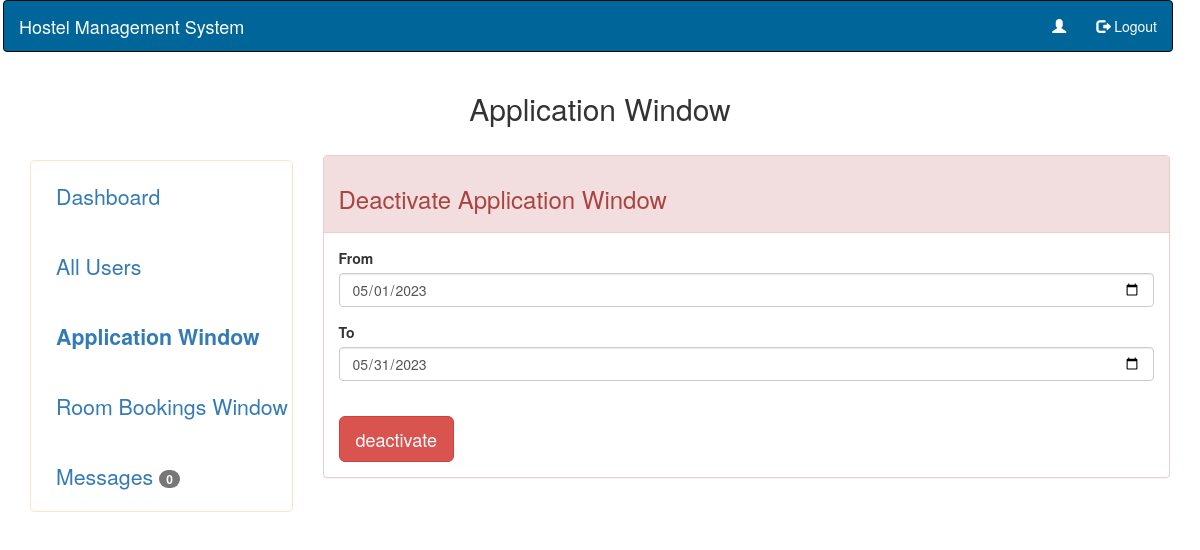
Screenshot of /Admin/applicationWindow.php with the database file from the repository.
### tables this page shows
CREATE TABLE `applicationperiod` (
  `openingDate` date DEFAULT NULL,
  `closingDate` date DEFAULT NULL,
  `status` varchar(32) DEFAULT NULL
);

### Admin/applicationWindow.php (the view, shortened to what this page needs)
<?php
	require "../dbs/connect.php";
	$regNo=$_SESSION["user"];
	$btnLabel="activate";
	$label="Activate Application Window";
	$period=$conn->query("SELECT * FROM ApplicationPeriod") or die($conn->error);
	$appPeriod=$period->fetch_assoc();
	if($appPeriod["status"]=="Open"){
		$btnLabel="deactivate";
		$label="Deactivate Application Window";
	}
?>
<!DOCTYPE html>
<html lang="en">
<head>
	<link rel="stylesheet" type="text/css" href="../bootstrap/css/bootstrap.min.css">
	<link rel="stylesheet" type="text/css" href="../bootstrap/css/font-awesome.css">
	<link rel="stylesheet" type="text/css" href="../bootstrap/css/style.css">
</head>
<body>
	<main class="container-fluid">
		 <nav class="navbar navbar-inverse" style="width:100%;margin-left: -12px; background-color: #006699;">
		  <div class="container-fluid">
		    <div class="navbar-header">
		      <a class="navbar-brand" href="#" style="color: white;">Hostel Management System</a>
		    </div>
		    <ul class="nav navbar-nav navbar-right">
		      <li><a href="students/register.php" style="color: white;"><span class="glyphicon glyphicon-user"></span> <?php
		      $user=$_SESSION["user"];
		      $results=$conn->query("SELECT * FROM Users WHERE username='$user'") or die($conn->error);
		      $row=$results->fetch_assoc();
		       echo $row["firstname"]. " ".$row["surname"];  ?></a></li>
		      <li><a href="../common/logout.php" style="color: white;"><span class="glyphicon glyphicon-log-out"></span> Logout</a></li>
		    </ul>
		  </div>
		</nav>
		<section class="container-fluid">
			<div class="row">
				<div class="col-md-12">
					<center><h2>Application Window</h2></center>
				</div>
			</div>
			<div class="row">
				<div class="col-md-3" style="border: solid black red;">
				<div class="side-nav" style="border: solid black red;">
					<ul>
					<li><a href="dashboard.php">Dashboard</a></li>
					<li class="active"><a href="users.php">All Users</a></li>
					  <li><a href="applicationWindow.php" ><b>Application Window</b></a></li>
					   <li><a href="roomBookingWindow.php" >Room Bookings Window</a></li>
					  <li><a href="messages.php">Messages
					  	<?php
					  		$unreadMessages=$conn->query("SELECT COUNT(message) AS noOfUnreadMessages FROM Message WHERE reg_no='$regNo' AND viewed='0'") or die("Messages Could not be viewd<br>".$conn->error);
					  		if (($unreadMessages->num_rows)>=1) {
					  			$unreadMessage=$unreadMessages->fetch_assoc();
					  			echo "<span class='badge' id='note'>".$unreadMessage["noOfUnreadMessages"]."</span>";
					  		}
					  		else{
					  			echo "<script>
					  			document.getElementById('note').style.display='none';
					  			</script>";
					  		}
					  	 ?>
					  </a></li>
					</ul>
				</div>
				</div>
				<div class="col-md-9">
					<br>
					<div class="panel panel-danger">
						<div class="panel-heading"><h3><?php echo $label; ?></h3></div>
						<div class="panel-body">
							<form method="post" action="<?php echo $_SERVER['PHP_SELF']; ?>">
								<div class="form-group">
									<label>From</label>
									<input type="date" name="openingDate" class="form-control" value="<?php echo $appPeriod["openingDate"]; ?>">
								</div>
								<div class="form-group">
									<label>To</label>
									<input type="date" name="closingDate" class="form-control" value="<?php echo $appPeriod["closingDate"]; ?>">
								</div>
								<br>
								<button name="<?php echo $btnLabel; ?>" value="<?php echo $btnLabel; ?>" class="btn btn-danger btn-lg"><?php echo $btnLabel; ?></button>
							</form>
						</div>
					</div>
				</div>
			</div>
		</section>
	</main>
</body>
</html>

### rows the page displays
applicationperiod: status "Deactivate Application Window", openingDate "05/01/2023", closingDate "05/31/2023", status "deactivate"

### other values shown
$unreadMessage["noOfUnreadMessages"] "0"
